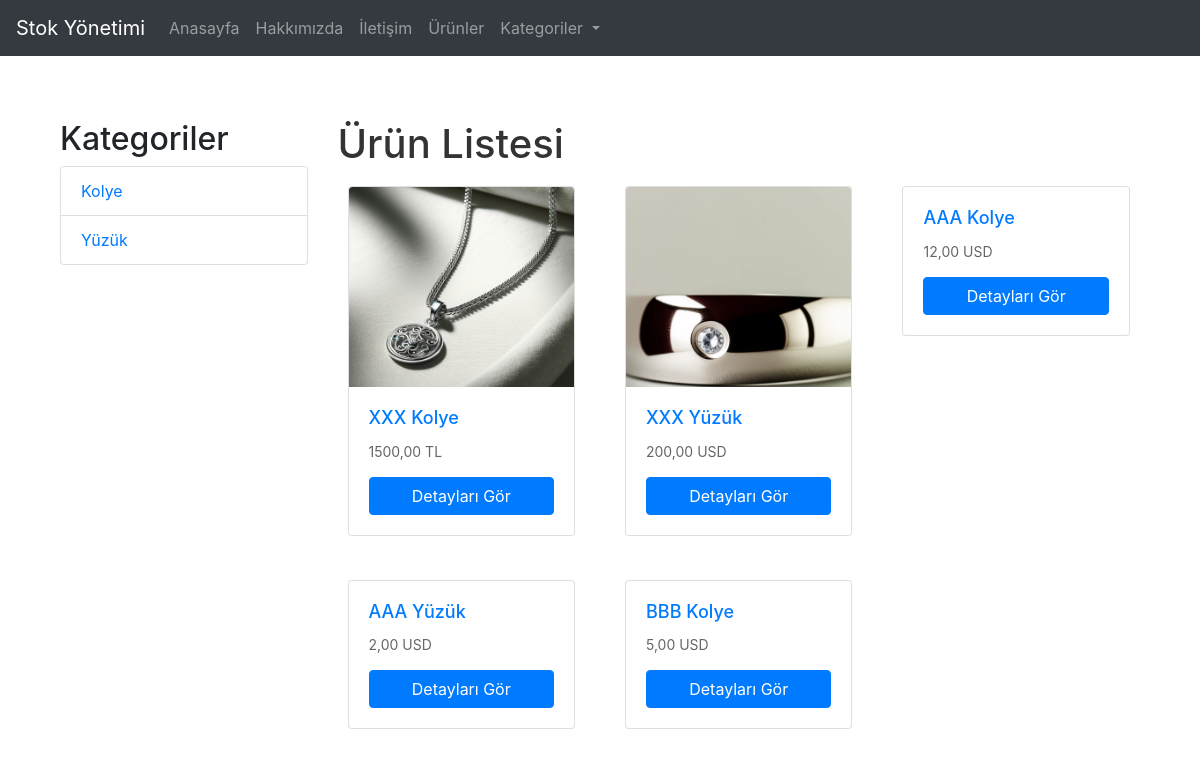
Before: /urunler/ with the older database file.
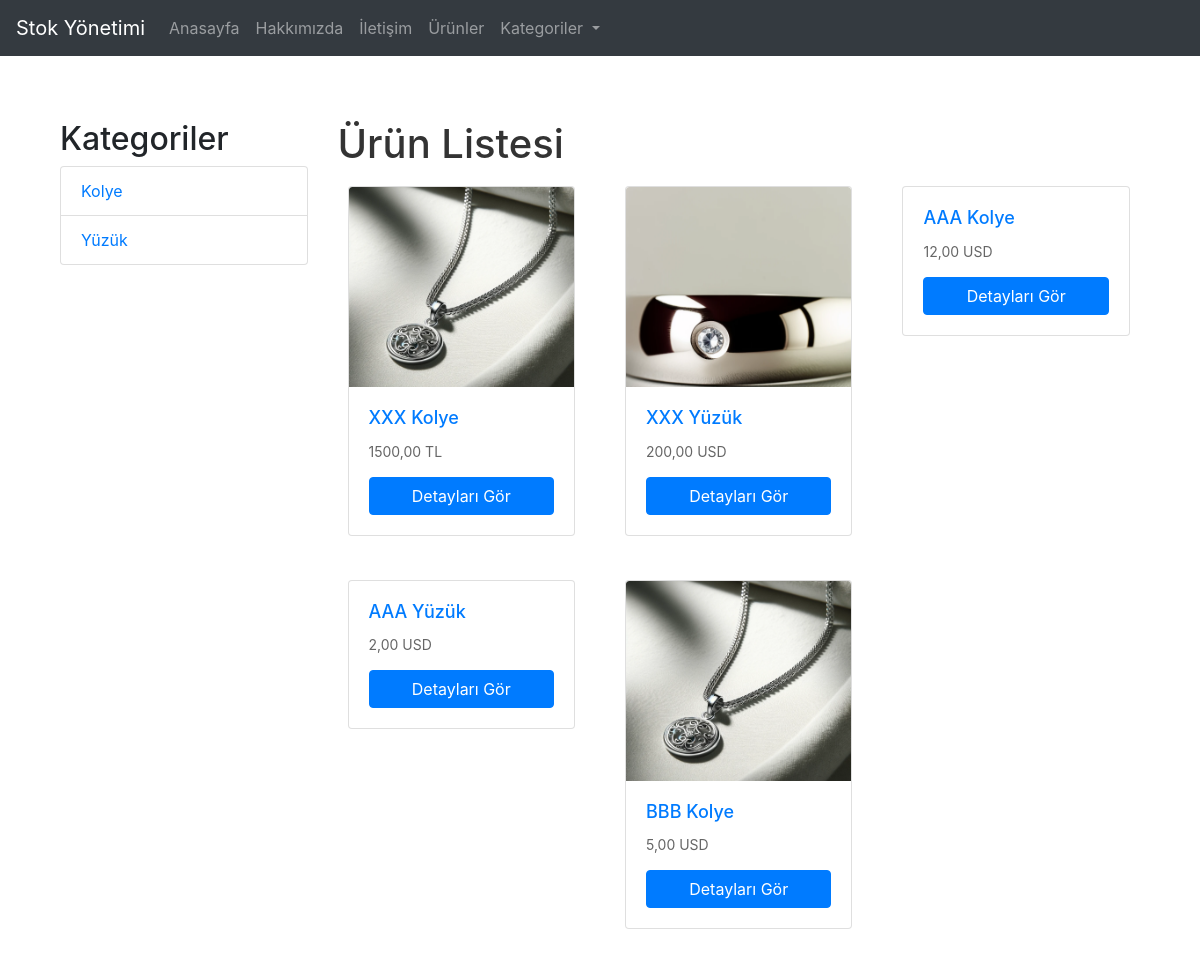
After: the same page with the newer database file.
### envanter/models.py (models this page shows, shortened)
class Kategori(models.Model):
    isim = models.CharField(max_length=100)
    slug = models.SlugField(unique=True, blank=True)
    parent = models.ForeignKey('self', null=True, blank=True, related_name='alt_kategoriler', on_delete=models.CASCADE)
    class Meta:
        verbose_name = 'Kategori'
        verbose_name_plural = 'Kategoriler'

class UrunFoto(models.Model):
    urun = models.ForeignKey(Urun, related_name='fotolar', on_delete=models.CASCADE)
    foto = models.ImageField(upload_to='urun_fotograflari/')
    class Meta:
       verbose_name = 'Ürün Fotoğraf Ekleme'
       verbose_name_plural = 'Ürün Fotoğraf Ekleme'

class Urun(models.Model):
    PARA_BIRIMLERI = [
        ('TL', 'Türk Lirası'),
        ('USD', 'Dolar'),
        ('EUR', 'Euro'),
    ]
    isim = models.CharField(max_length=200)
    slug = models.SlugField(unique=True, blank=True)
    kategori = models.ForeignKey(Kategori, on_delete=models.CASCADE)
    aciklama = models.TextField(blank=True, null=True)
    fiyat = models.DecimalField(max_digits=10, decimal_places=2)
    eski_fiyat = models.DecimalField(max_digits=10, decimal_places=2, blank=True, null=True)
    stok_miktari = models.PositiveIntegerField()
    birim = models.CharField(max_length=50, choices=[('adet', 'Adet'), ('kilo', 'Kilo')])
    para_birimi = models.CharField(max_length=3, choices=PARA_BIRIMLERI, default='TL')
    fotoğraf = models.ImageField(upload_to='urun_fotograflari/', blank=True, null=True)
    class Meta:
        verbose_name = 'Ürün'
        verbose_name_plural = 'Ürünler'

### envanter/views.py (the view)
# urls.py: path('urunler/', views.urun_listesi, name='urun_listesi'),
def urun_listesi(request):
    kategoriler = Kategori.objects.filter(parent__isnull=True)
    urunler = Urun.objects.all()
    kategori_slug = request.GET.get('kategori_slug')
    if kategori_slug:
        urunler = urunler.filter(kategori__slug=kategori_slug)
    return render(request, 'envanter/urun_listesi.html', {'urunler': urunler, 'kategoriler': kategoriler})

### envanter/templates/envanter/urun_listesi.html (shortened to what this page needs)
{% extends 'envanter/base.html' %}
{% block content %}
<div class="container">
    <div class="row">
        <div class="col-md-3">
            <h2>Kategoriler</h2>
            <ul class="list-group">
                {% for kategori in kategoriler %}
                    <li class="list-group-item">
                        <a href="?kategori_slug={{ kategori.slug }}">{{ kategori.isim }}</a>
                    </li>
                {% endfor %}
            </ul>
        </div>
        <div class="col-md-9">
            <h1>Ürün Listesi</h1>
            <div class="row">
                {% for urun in urunler %}
                    <div class="col-md-4 mb-4">
                        <div class="card">
                            {% for foto in urun.fotolar.all %}
                            <div class="carousel-item {% if forloop.first %}active{% endif %}">
                                <img src="{{ foto.foto.url }}" class="card-img-top" alt="{{ urun.isim }}">
                            </div>
                            {% endfor %}
                            <div class="card-body">
                                <h5 class="card-title">{{ urun.isim }}</h5>
                                <p class="card-text">{{ urun.fiyat }} {{ urun.para_birimi }}</p>
                                <a href="{% url 'urun_detay' urun.slug %}" class="btn btn-primary">Detayları Gör</a>
                            </div>
                        </div>
                    </div>
                {% endfor %}
            </div>
        </div>
    </div>
</div>
{% endblock %}

### envanter/templates/envanter/base.html (shortened to what this page needs)
<!DOCTYPE html>
<html lang="en">
<head>
    {% load static %}
    <link rel="stylesheet" href="{% static 'css/styles.css' %}">
    <link rel="stylesheet" href="https://stackpath.bootstrapcdn.com/bootstrap/4.5.2/css/bootstrap.min.css">
</head>
<body>
    <nav class="navbar navbar-expand-lg navbar-dark bg-dark">
        <a class="navbar-brand" href="/">Stok Yönetimi</a>
        <div class="collapse navbar-collapse" id="navbarNav">
            <ul class="navbar-nav">
                <li class="nav-item">
                    <a class="nav-link" href="/">Anasayfa</a>
                </li>
                <li class="nav-item">
                    <a class="nav-link" href="/hakkimizda">Hakkımızda</a>
                </li>
                <li class="nav-item">
                    <a class="nav-link" href="/iletisim">İletişim</a>
                </li>
                <li class="nav-item">
                    <a class="nav-link" href="{%url 'urun_listesi' %}">Ürünler</a>
                </li>
                <li class="nav-item dropdown">
                    <a class="nav-link dropdown-toggle" href="" id="urunlerDropdown" role="button" data-toggle="dropdown" aria-haspopup="true" aria-expanded="false">
                        Kategoriler
                    </a>
                </li>
            </ul>
        </div>
    </nav>
    <div class="container mt-4">
        {% block content %}{% endblock %}
    </div>
</body>
</html>

### static/css/styles.css (style rules this page uses)
body { font-family: -apple-system, BlinkMacSystemFont, 'Segoe UI', Roboto, 'Helvetica Neue', Arial, sans-serif; background-color: #f5f5f7; margin: 0; padding: 0; }
h1 { color: #333; font-weight: bold; margin-bottom: 20px; }
.container { padding: 20px; }
.card { border: none; border-radius: 10px; overflow: hidden; transition: transform 0.3s, box-shadow 0.3s; display: flex; flex-direction: column; margin: 10px; }
.card-img-top { border-top-left-radius: 10px; border-top-right-radius: 10px; height: 200px; object-fit: cover; }
.card-body { padding: 20px; flex: 1; display: flex; flex-direction: column; }
.card-title { font-size: 18px; margin-bottom: 10px; color: #007bff; }
.card-text { color: #666; font-size: 14px; margin-bottom: 15px; }
.mb-4 { margin-bottom: 1.5rem !important; }

Changed rows visible on the page:
added UrunFoto: foto (picture), shown under Urun "BBB Kolye"
